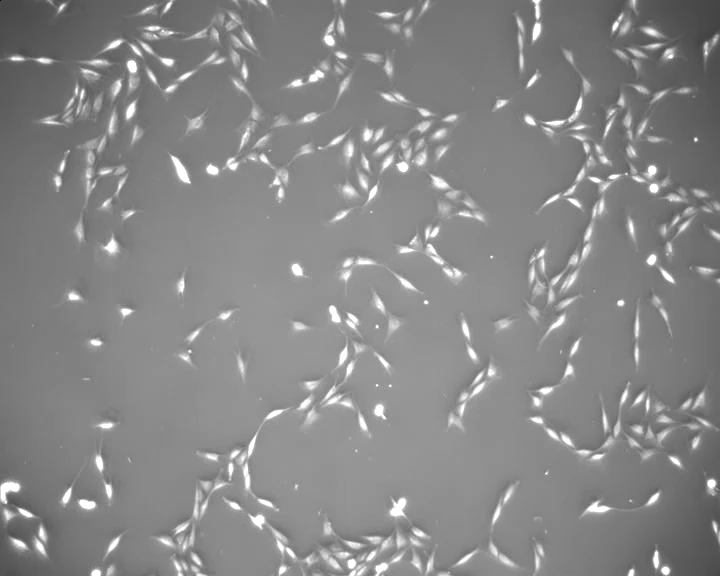
#> input picture u-net_pancreatic_segmentation/exampleImage.tiff, 720 x 576 px
$ python -i detector.py   (imports and definitions only)   (older library calls are emulated)
#> lines starting #> are read from the running program, lines starting #| are printed output that depends on the picture
#> further down, picture is the input picture: shape (576, 720, 3); min 0, max 255, mean 135.1
import cv2
import numpy as np
from scipy import ndimage as ndi
from skimage.feature import peak_local_max
from skimage.segmentation import watershed
from cell import Cell

# noise removal
def open_demo(image):
    ret, binary = cv2.threshold(image, 0, 255, cv2.THRESH_BINARY | cv2.THRESH_OTSU)
    kernel = cv2.getStructuringElement(cv2.MORPH_RECT, (5, 5))
    dst = cv2.morphologyEx(binary, cv2.MORPH_OPEN, kernel=kernel)
    return dst


def max_min(img):
    size = (9, 9)
    shape = cv2.MORPH_RECT
    kernel = cv2.getStructuringElement(shape, size)

    # Applies the minimum filter with kernel NxN
    min_img = cv2.erode(img, kernel)
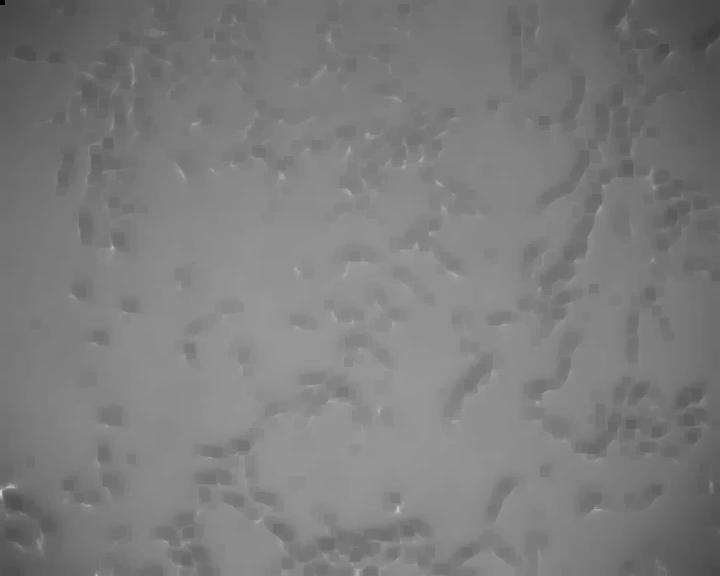
#> min_img: shape (576, 720, 3); min 0, max 205, mean 124.5

    # Applies the maximum filter with kernel NxN
    max_img = cv2.dilate(min_img, kernel)

    result = img.astype(np.int32) - max_img
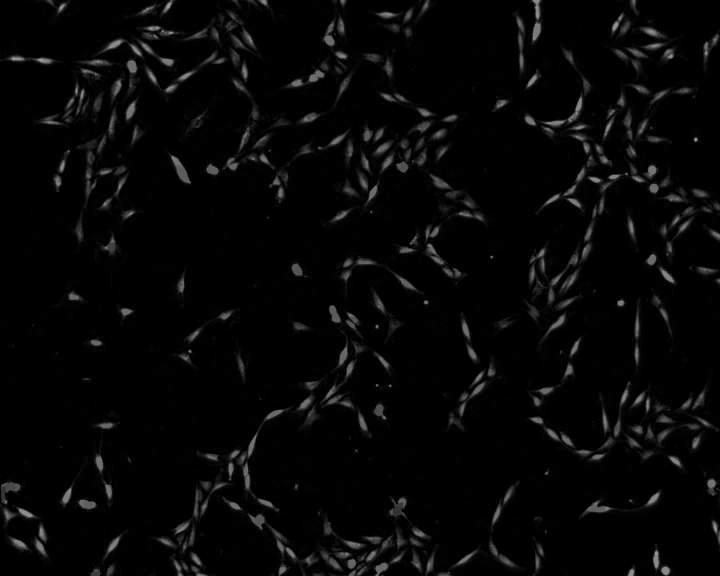
#> result: shape (576, 720, 3) int32; min 0, max 163, mean 6.5
    result = cv2.normalize(result, None, 0, 255, cv2.NORM_MINMAX).astype(np.uint8)
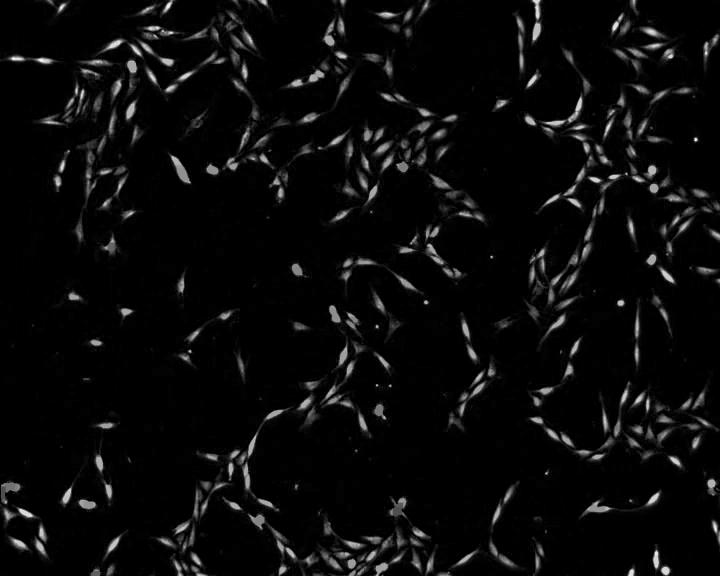
#> result: shape (576, 720, 3); min 0, max 255, mean 10.2
    return result


def segmentation_imgSet2_imgSet3(img, dataset):
    # cv2.imshow("orignal", img)
    # cv2.waitKey(0)

    img = cv2.cvtColor(img, cv2.COLOR_BGR2GRAY)

    # img = open_demo(img)
    # max_min filtering preprocessing only used for image dataset 3
    # print(dataset)
    if dataset == "PhC-C2DL-PSC/":
        # print("dataset 3")
        img = max_min(img)

    thresh = cv2.threshold(img, 0, 255, cv2.THRESH_BINARY + cv2.THRESH_OTSU)[1]

    # cv2.imshow("thresh", thresh)
    # cv2.waitKey(0)
    # Wastershed
    # Compute Euclidean distance from every binary pixel
    # to the nearest zero pixel then find peaks
    distance_map = ndi.distance_transform_edt(thresh)
    local_max = peak_local_max(distance_map, indices=False, labels=thresh)

    # Perform connected component analysis then apply Watershed
    markers = ndi.label(local_max, structure=np.ones((3, 3)))[0]
    labels = watershed(-distance_map, markers, mask=thresh)

    ret, img_bin = cv2.threshold(labels.astype(np.uint8), 5, 255, cv2.THRESH_BINARY)
    # cv2.imshow("img", img_bin )
    # cv2.waitKey(0)

    return img_bin

>>> import cv2
>>> picture = cv2.imread('u-net_pancreatic_segmentation/exampleImage.tiff')
>>> result = max_min(picture)
